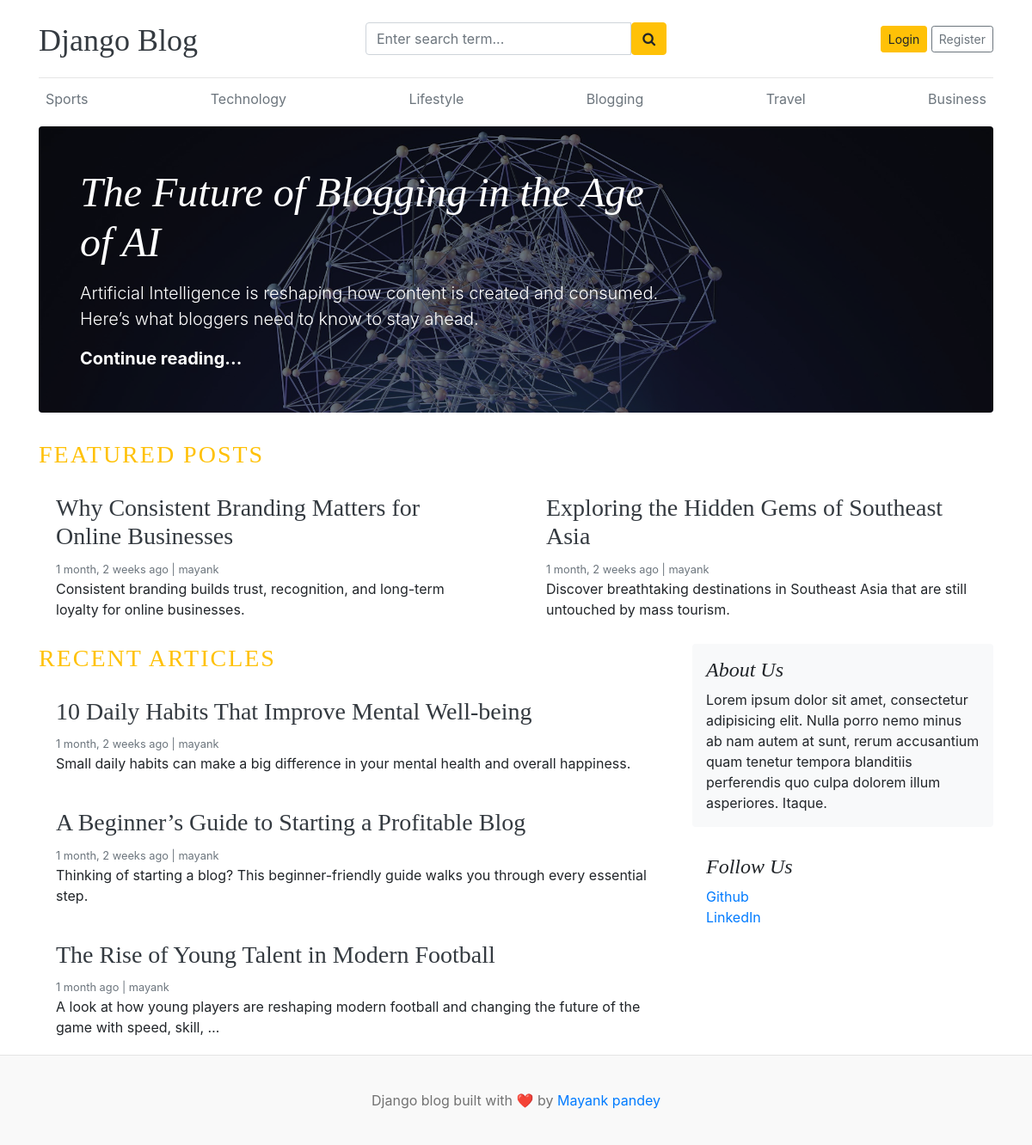
The page / on the database its author committed.
### app/models.py (models this page shows, shortened)
class Category(models.Model):
    category_name = models.CharField(max_length=50, unique=True)
    created_at = models.DateTimeField(auto_now_add=True)
    updated_at = models.DateTimeField(auto_now=True)
    class Meta:
        verbose_name_plural = "Categories"

class Blog(models.Model):
    title = models.CharField(max_length=100)
    slug = models.SlugField(max_length=150, unique=True, blank=True)
    category = models.ForeignKey(Category, on_delete=models.CASCADE)
    author = models.ForeignKey(User, on_delete=models.CASCADE)
    featured_image = models.ImageField(upload_to="uploads/%Y/%m/%d")
    short_description = models.TextField(max_length=500)
    blog_body = models.TextField(max_length=2000)
    status = models.CharField(max_length=20, choices=STATUS_CHOICES, default="Draft")
    is_featured = models.BooleanField(default=False)
    created_at = models.DateTimeField(auto_now_add=True)
    updated_at = models.DateTimeField(auto_now=True)

### assignments/models.py (models this page shows, shortened)
class About(models.Model):
    about_heading = models.CharField(max_length=25)
    about_description = models.TextField(max_length=255)
    created_at = models.DateTimeField(auto_now_add=True)
    updated_at = models.DateTimeField(auto_now=True)
    class Meta:
        verbose_name_plural = "About"

class SocialLink(models.Model):
    platform = models.CharField(max_length=25)
    link = models.URLField(max_length=100)
    created_at = models.DateTimeField(auto_now_add=True)
    updated_at = models.DateTimeField(auto_now=True)

### blog/views.py (the view)
# urls.py: path("", views.home, name="home"),
def home(request):
    featured_posts = Blog.objects.filter(is_featured=True, status="Published").order_by(
        "updated_at"
    )
    posts = Blog.objects.filter(is_featured=False, status="Published")
    try:
        about = About.objects.get()
    except:
        about = None
    context = {"featured_posts": featured_posts, "posts": posts, "about": about}
    return render(request, "home.html", context)

### app/context_processors.py (called while the page is built)
def get_categories(request):
    categories = Category.objects.all()
    return dict(categories=categories)

def get_social_link(request):
    socialLink = SocialLink.objects.all()
    return dict(socialLink=socialLink)

### templates/home.html
{% extends 'base.html' %}
{% block body %}
{% for post in featured_posts %}
{% if forloop.first %}
<div
  class="jumbotron p-3 p-md-5 text-white rounded bg-dark"
  style="
          background-image: url({{post.featured_image.url}});
          background-blend-mode: overlay;
          background-size: cover;
        "
>
  <div class="col-md-8 px-0">
    <h1 class="display-4 font-italic">{{ post.title }}</h1>
    <p class="lead my-3">{{ post.short_description | truncatewords:20 }}</p>
    <p class="lead mb-0">
      <a href="{% url 'blogs' post.slug %}" class="text-white font-weight-bold">Continue reading...</a>
    </p>
  </div>
</div>
{% endif %}
{% endfor %}
<h3 class="text-uppercase text-warning" style="letter-spacing: 2px">
  Featured Posts
</h3>
<div class="row mb-2">
  {% for post in featured_posts %}
  {% if not forloop.first %}
  <div class="col-md-6">
    <div class="card border-0">
      <div class="card-body">
        <h3><a href="{% url 'blogs' post.slug %}" class="text-dark">{{post.title}}</a></h3>
        <small class="mb-1 text-muted"
          >{{post.created_at | timesince}} ago | {{post.author}}</small
        >
        <p class="card-text">{{post.short_description | truncatewords:20}}</p>
      </div>
    </div>
  </div>
  {% endif %}
  {% endfor %}
</div>
<main role="main" class="container p-0">
  <div class="row">
    <div class="col-md-8 blog-main">
      <h3 class="text-uppercase text-warning" style="letter-spacing: 2px">
        Recent Articles
      </h3>
      {% for post in posts %}
      <div class="card border-0">
        <div class="card-body">
          <h3><a href="{% url 'blogs' post.slug %}" class="text-dark">{{post.title}}</a></h3>
          <small class="mb-1 text-muted"
            >{{post.created_at | timesince}} ago | {{post.author}}</small
          >
          <p class="card-text">{{post.short_description | truncatewords:20}}</p>
        </div>
      </div>
      {% endfor %}
    </div>
    <aside class="col-md-4 blog-sidebar">
      <div class="p-3 mb-3 bg-light rounded">
        <h4 class="font-italic">{{about.about_heading}}</h4>
        <p class="mb-0">
          {{about.about_description}}
        </p>
      </div>
      {% if socialLink %}
      <div class="p-3">
        <h4 class="font-italic">Follow Us</h4>
        <ol class="list-unstyled">
          {% for social in socialLink %}
          <li><a href="{{social.link}}" target="blank">{{social.platform}}</a></li>
          {% endfor %}
        </ol>
      </div>
      {% endif %}
    </aside>
  </div>
</main>
{% endblock %}

### templates/base.html (shortened to what this page needs)
{% load static %}
<!DOCTYPE html>
<html lang="en">
  <head>
    <link
      href="https://getbootstrap.com/docs/4.0/dist/css/bootstrap.min.css"
      rel="stylesheet"
    />
    <link href="{% static 'css/blog.css' %}" rel="stylesheet" />
    <link rel="stylesheet" href="https://cdnjs.cloudflare.com/ajax/libs/font-awesome/4.7.0/css/font-awesome.min.css">
  </head>
  <body>
       <div class="container">
      <header class="blog-header py-3">
        <div class="row flex-nowrap justify-content-between align-items-center">
          <div class="col-4 pt-1">
            <a class="blog-header-logo text-dark" href="/">Django Blog</a>
          </div>
          <div class="col-4">
            <form action="{% url 'search' %}" method="GET">
              <div class="input-group">
                <input class="form-control" type="text" name="keyword" value="{{ keyword }}" placeholder="Enter search term..." aria-label="Enter search term..." aria-describedby="button-search" />
                <button type="submit" class="btn btn-warning" id="button-search" type="button"><i class="fa fa-search"></i></button>
            </div>
            </form>
          </div>
          <div class="col-4 d-flex justify-content-end align-items-center">
            {% if not user.is_authenticated %}
            <a class="btn btn-sm btn-warning" href="{% url 'login' %}">Login</a> &nbsp;
            <a class="btn btn-sm btn-outline-secondary" href="{% url 'register' %}">Register</a>
            {% else %}
            <span><a href="{% url 'dashboard' %}">Dashboard</a></span>
            &emsp;
            <span><a href="{% url 'logout' %}">Logout</a></span>
            {% endif %}
          </div>
        </div>
      </header>
      <div class="nav-scroller py-1 mb-2">
        <nav class="nav d-flex justify-content-between">
          {% for cat in categories %}
          <a class="p-2 text-muted" href="{% url 'posts_by_category' cat.id %}">{{ cat.category_name }}</a>
          {% endfor %}
        </nav>
      </div>
    {% block body %}{% endblock %}
    </div>
    <footer class="blog-footer">
      <p>Django blog built with ❤️ by <a href="#">Mayank pandey</a></p>
    </footer>
  </body>
</html>

### blog/static/css/blog.css (style rules this page uses)
.blog-header { border-bottom: 1px solid #e5e5e5; }
.blog-header-logo { font-family: "Playfair Display", Georgia, "Times New Roman", serif ; font-size: 2.25rem; }
h1, h2, h3, h4, h5, h6 { font-family: "Playfair Display", Georgia, "Times New Roman", serif ; }
.display-4 { font-size: 2.5rem; }
@media (min-width: 768px) { .display-4 { font-size: 3rem; } }
.blog-footer { padding: 2.5rem 0; color: #727272; text-align: center; background-color: #f9f9f9; border-top: 0.05rem solid #e5e5e5; }
.blog-footer p:last-child { margin-bottom: 0; }

### rows shown on the page
Category: category_name "Sports"
Category: category_name "Technology"
Category: category_name "Lifestyle"
Category: category_name "Blogging"
Category: category_name "Travel"
Category: category_name "Business"
Blog: featured_image (picture), title "The Future of Blogging in the Age of AI", short_description "Artificial Intelligence is reshaping how content is created and consumed. Here’s what bloggers need to know to stay ahead."
Blog: title "Why Consistent Branding Matters for Online Businesses", created_at "1 month, 2 weeks", author "mayank", short_description "Consistent branding builds trust, recognition, and long-term loyalty for online businesses."
Blog: title "Exploring the Hidden Gems of Southeast Asia", created_at "1 month, 2 weeks", author "mayank", short_description "Discover breathtaking destinations in Southeast Asia that are still untouched by mass tourism."
Blog: title "10 Daily Habits That Improve Mental Well-being", created_at "1 month, 2 weeks", author "mayank", short_description "Small daily habits can make a big difference in your mental health and overall happiness."
Blog: title "A Beginner’s Guide to Starting a Profitable Blog", created_at "1 month, 2 weeks", author "mayank", short_description "Thinking of starting a blog? This beginner-friendly guide walks you through every essential step."
Blog: title "The Rise of Young Talent in Modern Football", created_at "1 month", author "mayank", short_description "A look at how young players are reshaping modern football and changing the future of the game with speed, skill, …"
About: about_heading "About Us", about_description "Lorem ipsum dolor sit amet, consectetur adipisicing elit. Nulla porro nemo minus ab nam autem at sunt, rerum accusantium quam tenetur tempora blanditiis perferendis quo culpa dolorem illum asperiores. Itaque."
SocialLink: platform "Github"
SocialLink: platform "LinkedIn"
